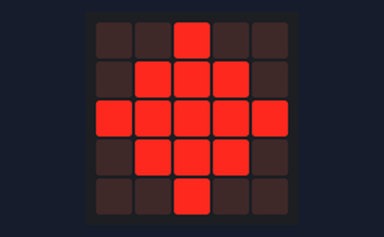
Recording of a program running on a simulated Calliope mini (MakeCode). Shown: the board's 5×5 LED display.

Above: at 0.9 s.
At 1.3 s:
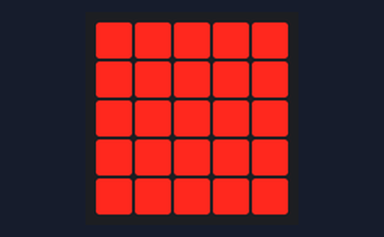
At 3.4 s:
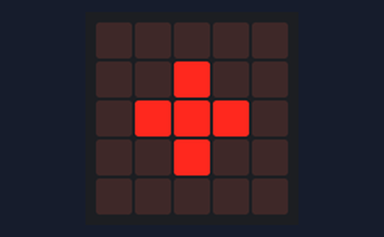
At 5.3 s:
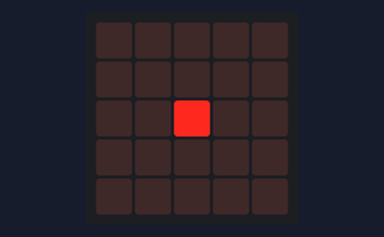

Measured:
- by itself, everything shown: repeats every 2.8 s, in 6 steps
- what the display in image 0 shows lasts 0.4 s, from 0.8 s to 1.2 s
- what the display in image 3 shows lasts 0.8 s, from 5.2 s to 6.0 s

The program:

main.ts
```typescript
for (let index = 0; index < 1; index++) {
    basic.showLeds(`
        . . . . .
        . . . . .
        . . # . .
        . . . . .
        . . . . .
        `)
}
for (let index = 0; index < 1; index++) {
    basic.showLeds(`
        . . . . .
        . . # . .
        . # # # .
        . . # . .
        . . . . .
        `)
    for (let index = 0; index < 1; index++) {
        basic.showLeds(`
            . . # . .
            . # # # .
            # # # # #
            . # # # .
            . . # . .
            `)
    }
    for (let index = 0; index < 1; index++) {
        basic.showLeds(`
            # # # # #
            # # # # #
            # # # # #
            # # # # #
            # # # # #
            `)
        basic.showLeds(`
            . . # . .
            . # # # .
            # # # # #
            . # # # .
            . . # . .
            `)
        basic.showLeds(`
            . . . . .
            . . # . .
            . # # # .
            . . # . .
            . . . . .
            `)
        basic.showLeds(`
            . . . . .
            . . . . .
            . . # . .
            . . . . .
            . . . . .
            `)
    }
}
basic.forever(function () {
    basic.showLeds(`
        . . . . .
        . . . . .
        . . # . .
        . . . . .
        . . . . .
        `)
    basic.showLeds(`
        . . . . .
        . . # . .
        . # # # .
        . . # . .
        . . . . .
        `)
    basic.showLeds(`
        . . # . .
        . # # # .
        # # # # #
        . # # # .
        . . # . .
        `)
    basic.showLeds(`
        # # # # #
        # # # # #
        # # # # #
        # # # # #
        # # # # #
        `)
    basic.showLeds(`
        . . # . .
        . # # # .
        # # # # #
        . # # # .
        . . # . .
        `)
    basic.showLeds(`
        . . . . .
        . . # . .
        . # # # .
        . . # . .
        . . . . .
        `)
    basic.showLeds(`
        . . . . .
        . . . . .
        . . # . .
        . . . . .
        . . . . .
        `)
})
```

test.ts
```typescript
// Hier kann man Tests durchführen; diese Datei wird nicht kompiliert, wenn dieses Paket als Erweiterung verwendet wird.
```
